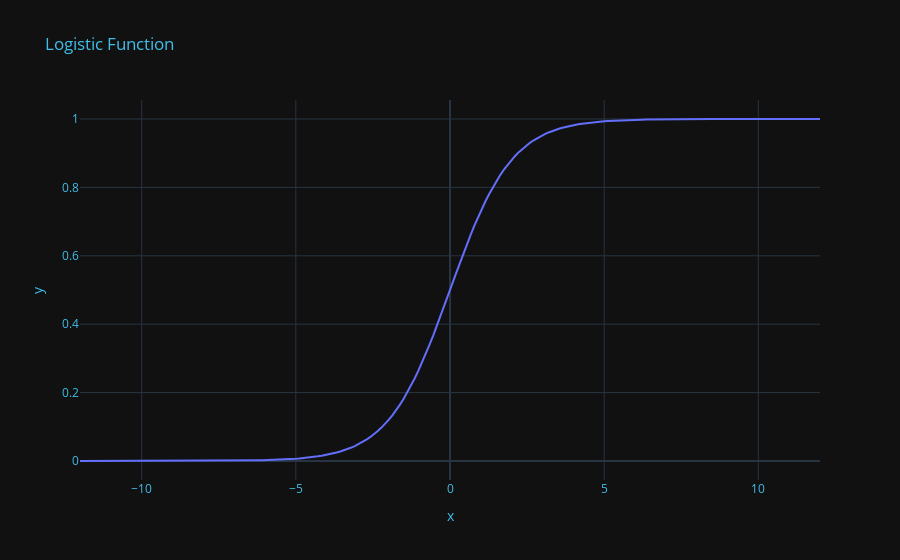

The cell this chart's notebook holds for it:
### Code cell
z = np.linspace(-12, 12, 200)

fig = px.line(x=z, y=sigmoid(z),title='Logistic Function',template="plotly_dark")
fig.update_layout(
    title_font_color="#41BEE9", 
    xaxis=dict(color="#41BEE9"), 
    yaxis=dict(color="#41BEE9") 
)
fig.show()

### Figure 1 — Plotly figure (JSON) as saved in the notebook; plotly's stock layout.template omitted (floating-point values rounded to 4 significant figures; data arrays with more than 128 entries replaced by an {"elided": "..."} marker saying what was removed)
{"data": [{"hovertemplate": "x=%{x}<br>y=%{y}<extra></extra>", "legendgroup": "", "line": {"color": "#636efa", "dash": "solid"}, "marker": {"symbol": "circle"}, "mode": "lines", "name": "", "orientation": "v", "showlegend": false, "type": "scatter", "x": {"elided": "200 float values"}, "xaxis": "x", "y": {"elided": "200 float values"}, "yaxis": "y"}], "layout": {"legend": {"tracegroupgap": 0}, "title": {"font": {"color": "#41BEE9"}, "text": "Logistic Function"}, "xaxis": {"anchor": "y", "color": "#41BEE9", "domain": [0, 1], "title": {"text": "x"}}, "yaxis": {"anchor": "x", "color": "#41BEE9", "domain": [0, 1], "title": {"text": "y"}}}}
